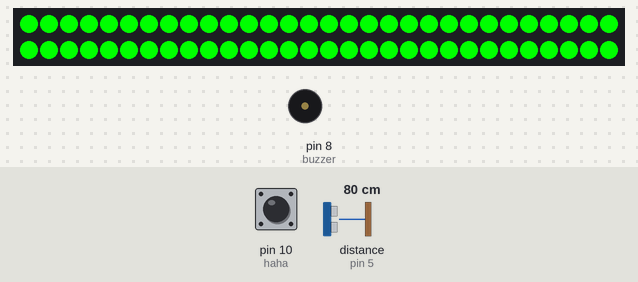
A sketch run on a simulated Arduino Uno, built with avr-gcc and run on an emulated ATmega328P. On the bench: 60 RGB LEDs in strip order, left to right, continuing on the next row, buzzer (waves = sounding). Wiring (from diagram.json): ultrasonic range finder: trigger pin 6; echo pin 5. Inputs (shaded band) come from the test bench; at power-on: pin 10 (haha) LOW, distance to the obstacle (sensor on pin 5) 80 cm. The echo pulse lasts 58.3 µs per cm; what the sketch prints to the serial monitor is not drawn.

Above: at 4.2 s.
4.3 s: pin 10 (haha) pulled HIGH for 1.55 s
At 6.12 s:
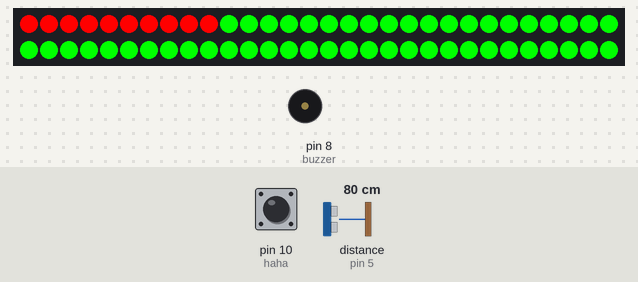
8.0 s: distance to the obstacle (sensor on pin 5) set to 120 cm
12.8 s: pin 10 (haha) pulled HIGH for 1.55 s
At 14.97 s:
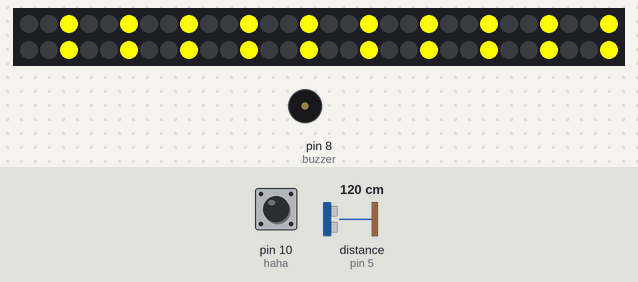
16.6 s: pin 10 (haha) pulled HIGH for 3.2 s
At 18.71 s:
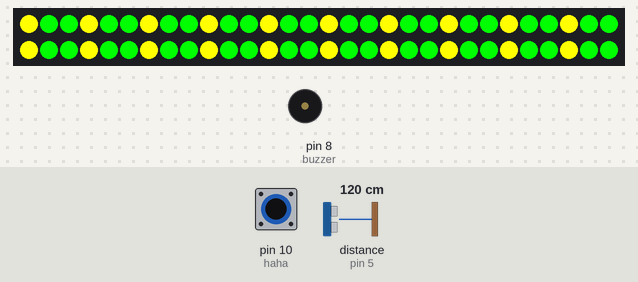
Timing chart, 0 to 20.2 s (numbered marks = the images above; inputs shaded):
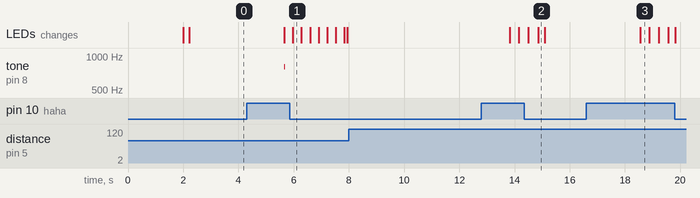

The sketch:

Patch.ino
```cpp
// (licence header left out)
//Copyright (c) 2021 Pritish Sinha

#include <Adafruit_NeoPixel.h>
#ifdef __AVR__
#include <avr/power.h>
#endif
#define buzzer 8
#define PIN 7
#define haha 10
#define trig_pin 6
#define echo_pin 5
Adafruit_NeoPixel strip = Adafruit_NeoPixel(60, PIN, NEO_GRB + NEO_KHZ800);

int t = 0;
long duration;
float cm;

void setup() {
  Serial.begin(115200);
  pinMode(buzzer,OUTPUT);
  pinMode(haha,INPUT);
  pinMode(trig_pin, OUTPUT);
  pinMode(echo_pin, INPUT);
  // This is for Trinket 5V 16MHz, you can remove these three lines if you are not using a Trinket
  #if defined (__AVR_ATtiny85__)
    if (F_CPU == 16000000) clock_prescale_set(clock_div_1);
  #endif
  // End of trinket special code


  strip.begin();
  strip.show(); // Initialize all pixels to 'off'
}

void loop() {

    digitalWrite(trig_pin, LOW);
    delayMicroseconds(2);
    digitalWrite(trig_pin, HIGH);
    delayMicroseconds(10);
    duration = pulseIn(echo_pin, HIGH);
    cm = duration * 0.034 /2;
    digitalWrite(haha,HIGH);
    int montion = digitalRead(haha);
    delay(1000);
  if (cm < 100) {
    Serial.print(cm);
    if(montion == 1){
          Serial.print("Danger");
          tone(buzzer,800,40);
          while(1){
          colorWipe(strip.Color(255, 0, 0), 800); // Red
          break;
          }
    }
    Serial.print("Reading");
    colorWipe(strip.Color(0, 255, 0), 1); // Green
    }
    else if(cm >=100 && cm <300){
        Serial.print(cm);
         while(montion == 1){
          Serial.print("Reading");
          theaterChase(strip.Color(255, 255, 0), 800); // White
          break;
          }
          Serial.print("Safe");
          colorWipe(strip.Color(0, 255, 0), 1); // Green
          }
   else{
    Serial.print(cm);
    Serial.print("Safe");
    colorWipe(strip.Color(0, 255, 0), 1); // Green
    }

}

// Fill the dots one after the other with a color
void colorWipe(uint32_t c, uint8_t wait) {
  for(uint16_t i=0; i<strip.numPixels(); i++) {
    strip.setPixelColor(i, c);
    strip.show();
    delay(wait);
  }
}


//Theatre-style crawling lights.
void theaterChase(uint32_t c, uint8_t wait) {
  for (int j=0; j<10; j++) {  //do 10 cycles of chasing
    for (int q=0; q < 3; q++) {
      for (uint16_t i=0; i < strip.numPixels(); i=i+3) {
        strip.setPixelColor(i+q, c);    //turn every third pixel on
      }
      strip.show();

      delay(wait);

      for (uint16_t i=0; i < strip.numPixels(); i=i+3) {
        strip.setPixelColor(i+q, 0);        //turn every third pixel off
      }
    }
  }
}
```

Measured:
- after the input at 4.3 s, tone on pin 8 (buzzer): silent → 800 Hz after 1.4 s, → silent 0.04 s later; the LEDs: first change after 1.4 s (image 1 shows a later state)
- after the input at 8.0 s, every drawn part: stays the same
- after the input at 12.8 s, the LEDs: first change after 1.0 s (image 2 shows a later state)
- after the input at 16.6 s, the LEDs: change after 2.0 s (image 3)
